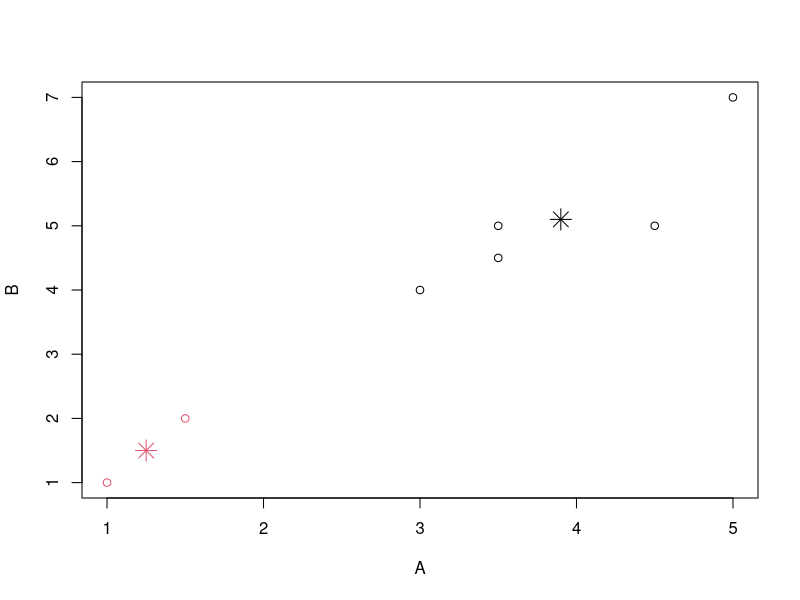

This figure's R source:
#cluster----

#Clustering - Simple dataset - Marks in 2 subjects


A=c(1,1.5,3,5,3.5,4.5,3.5)
B=c(1,2,4,7,5,5,4.5)
marks=data.frame(A,B)
marks

?kmeans

(c1 <- kmeans(marks, 2)) #kmeans clustering with two clusters
cbind(marks, c1$cluster)
plot(marks, col = c1$cluster)
points(c1$centers, col = 1:2, pch = 8, cex = 2) #To get the centroid of the clusters i.e. mean value.

c1$iter #No. of iterations taken. 

#C1- 1, 2 : (1.3, 1.5) 
#C2- 3, 4, 5, 6, 7  : (3.9, 5.1)
#
#Specify Coordinates for Centers
mcenters = marks[c(1,4),] #Specify 1st and 4th rows as the center points of the cluster and make clusters around that.
mcenters
(c2a <- kmeans(marks, centers=mcenters))
c2a
matrix(c(1,1,5,7), ncol=2)
?matrix
(c2b <- kmeans(marks, centers=matrix(c(1,1,5,7), ncol=2)))

c2a
cbind(marks,c2a$cluster)
c2a$centers
aggregate(marks,by=list(c2a$cluster),FUN=mean)
c2a
c2a$iter

library(dplyr)
marks %>% group_by(c2a$cluster) %>% summarise_all(funs(sum, mean, median, n()))


# Distances
x1=marks[1,]; x2=marks[2,]
x1;x2
sqrt(sum((x1-x2)^2))
sqrt(1.25)
dist(rbind(x1,x2))
euc.dist <- function(x1, x2) sqrt(sum((x1 - x2) ^ 2))
for (i in 1:7)
  print(paste(i, round(euc.dist(marks[i,], marks[1,]),2),sep='-'))

ref1 = marks[1,]; ref1
ref2 = marks[4,]; ref2

(d1= apply(marks,1,function(x)sqrt(sum((x-ref1)^2))))
(d2= apply(marks,1,function(x)sqrt(sum((x-ref2)^2))))
df=cbind(marks, d1,d2)
df

apply(df, 1, function(x) max(which(x == min(x, na.rm = TRUE))))
df
apply(df[,c(3,4)],1, min)
df3 <-transform(df, mind1d2=apply(df[,c(3,4)],1, min, na.rm = TRUE))
df3